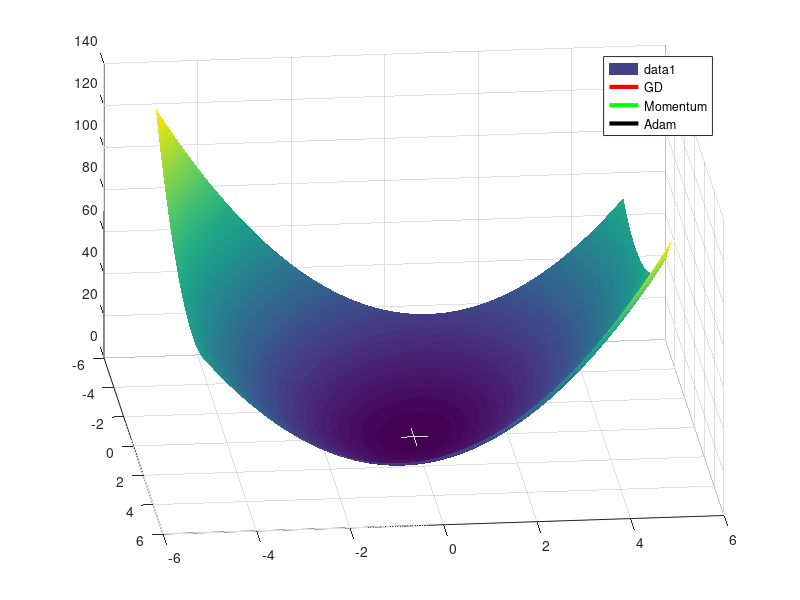

This chart was generated by the following MATLAB code: (Note: this script raises an error after producing the figure.)
%% Gradient descent method
% Jaehyeok Park, 2019/12/09, All rights reserved

%% Init
close all; clear; clc;

f = @(x1,x2) x1.^2 + x1.*x2 + 3*x2.^2;
g = @(x1,x2) [2*x1.^1 + x1, x2 + 6*x2]; % const

%cd = [uint8(hot(100)*255) uint8(ones(100,1))].';


%% Definitions
% define parameters
maxN = 10000; % max iterations

tolerance = 1e-6;
mindx = 1e-6; % min walk

alpha = 0.01; % learning rate
beta1 = 0.9;
beta2 = 0.999;
epsilon = 1e-8;

% initial value
x0 = [-4.8 -4.1];
% x0 = [0.01 0.1];
Nx0 = length(x0); % length of vector

% initial gradient
gnormGD =  inf;
xGD = x0;
dx = inf; % initial walk;

% predefined parameter for GD
vxGD1 = x0(1);% zeros(1,maxN);
vxGD2 = x0(2);% zeros(1,maxN);
vfGD = f(x0(1),x0(2)); % zeros(1,maxN);

% momentum method
gamma = 0.9;
vMom = 0;
gnormMom = inf;
xMom = x0;
vxMom1 = x0(1);
vxMom2 = x0(2);
vfMom = f(vxMom1,vxMom2);

% predefine for Adam
gnormAdam = inf;
m = 0;
v = 0;
xAdam = x0;
vxAdam1 = x0(1); % Adam
vxAdam2 = x0(2);
vfAdam = f(vxAdam1,vxAdam2);

%% target function
[X, Y] = meshgrid(-5:0.05:5,-5:0.05:5);

figure(1);
surf(X,Y,f(X,Y)); view(84,31); 
shading interp;
hold on;
pGD= plot3(vxGD1,vxGD2,vfGD,'r','LineWidth',3,'DisplayName','GD');
pMom = plot3(vxMom1,vxMom2,vfMom,'g','LineWidth',3,'DisplayName','Momentum');
pAdam = plot3(vxAdam1,vxAdam2,vfAdam,'k','LineWidth',3,'DisplayName','Adam');
hold off;
legend('show');
%linkdata on;

pGD.XDataSource = 'vxGD1';
pGD.YDataSource = 'vxGD2';
pGD.ZDataSource = 'vfGD';
% set(pGD.Edge,'ColorBinding','interpolated','ColorData',colormap('parula'));

pMom.XDataSource = 'vxMom1';
pMom.YDataSource = 'vxMom2';
pMom.ZDataSource = 'vfMom';

pAdam.XDataSource = 'vxAdam1';
pAdam.YDataSource = 'vxAdam2';
pAdam.ZDataSource = 'vfAdam';

for k = 1:maxN
%     disp(k);
    % Conv check
    if gnormGD < tolerance
        refreshdata; drawnow; % update plot
        disp('GD converged');
        disp(['iters =' num2str(k)]);
        break;
    elseif gnormMom < tolerance
        refreshdata; drawnow; % update plot
        disp('Momentum converged'); 
        disp(['iters =' num2str(k)]);
        break;
    elseif gnormAdam < tolerance
        refreshdata; drawnow; % update plot
        disp('Adam converged'); 
        disp(['iters =' num2str(k)]);
        break;
    end
    
    % GD method
    grad = g(xGD(1),xGD(2));
    gnormGD = norm(grad);
    xnewGD = xGD - alpha*grad;
    
    if ~isfinite(xnewGD)
        disp(['Stopped at ' num2str(k) 'th iteration: xGD is not finite']);break;
%     else
%         disp([num2str(k) char(9) 'GD norm=' num2str(gnormGD,2)]);
    end
    
    vxGD1 = [vxGD1 xnewGD(1)];
    vxGD2 = [vxGD2 xnewGD(2)];
    vfGD =  [vfGD f(xnewGD(1),xnewGD(2))];
    
    dx = norm(xnewGD-xGD); % update variables
    xGD=xnewGD;
    
    % Momentum
    gradMom = g(xMom(1),xMom(2));
    gnormMom = norm(gradMom);
    
    vMom = gamma*vMom + alpha * gradMom;
    xMom = xMom - vMom;
    
    vxMom1 = [vxMom1 xMom(1)];
    vxMom2 = [vxMom2 xMom(2)];
    vfMom = [vfMom f(xMom(1),xMom(2))];
    
    % Adam
    gradAdam = g(xAdam(1),xAdam(2));
    gnormAdam = norm(gradAdam);
    
    m = beta1*m + (1-beta1)* gradAdam; % biased first moment
    v = beta2*v + (1-beta2)* gradAdam.^2; % biased second moment
    
    m_hat = m/(1-beta1^k); % bias-corrected first raw moment
    v_hat = v/(1-beta2^k); % bias-corrected second raw moment
    
    xAdam = xAdam - alpha*m_hat./(sqrt(v_hat)+epsilon); % update adam step
    
    if ~isfinite(xAdam)
        disp(['Stopped at ' num2str(k) 'th iteration: xAdam is not finite']);break;
%     else
%         disp([num2str(k) char(9) 'Adam norm=' num2str(gnormAdam,2)]);
    end
    
    vxAdam1 = [vxAdam1 xAdam(1)];
    vxAdam2 = [vxAdam2 xAdam(2)];
    vfAdam = [vfAdam f(xAdam(1),xAdam(2))];
    
    if mod(k,50) == 0
        refreshdata; drawnow; % update plot
    end
end
xoptGD = xGD;
foptGD = f(xoptGD(1),xoptGD(2));
xoptAdam = xAdam;
foptAdam = f(xoptAdam(1),xoptAdam(2));
Nfin = k;